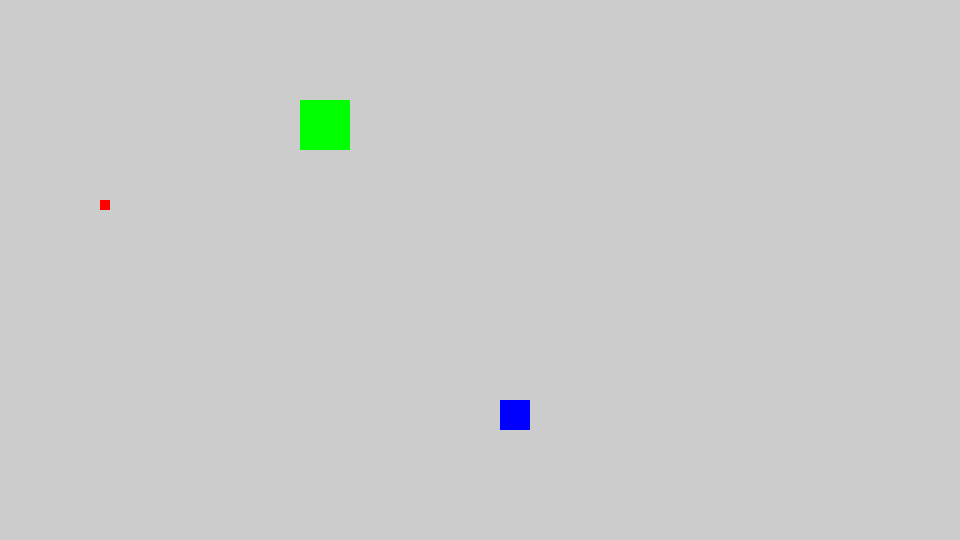
Frame 1 (no input)
Frame 60 (the mouse pressed at the canvas centre just before this capture): identical to frame 1, image omitted
Frame 120 (the mouse held since frame 60 and released just before this capture): identical to frame 1, image omitted

The Processing sketch that drew this single still picture (run headless with seeded random() and noise(); from frame 60 on, the mouse is pressed at the canvas centre):

// Processing sketch: classe_multiple
// ── classe_multiple.pde
/*
 Exemple de classe de type bouton.
 Trois instances de la classe sont créées.
 
 Auteur : Jean-Maxime Couillard
 Licence : 
 Syntaxe : Processing version 3.0b5
*/


Carre monCarre1;
Carre monCarre2;
Carre monCarre3;

void setup() {
  size(960,540);
  
  // Création d'une instance de Carre
  color red = color(255,0,0);
  monCarre1 = new Carre(red, 10.0);
  monCarre1.x = 100.0;
  monCarre1.y = 200.0;
  
  // Création d'une autre instance de Carre
  color green = color(0,255,0);
  monCarre2 = new Carre(green, 50.0);
  monCarre2.x = 300.0;
  monCarre2.y = 100.0;
  
  // Création d'une autre instance de Carre
  color blue = color(0,0,255);
  monCarre3 = new Carre(blue, 30.0);
  monCarre3.x = 500.0;
  monCarre3.y = 400.0;
}

void draw() {
  
  // Dessin des carrés
  monCarre1.draw();
  monCarre2.draw();
  monCarre3.draw();
}
// ── Carre.pde
class Carre {

  // Définition des variables contenus dans la classe
  float x = 0.0;
  float y = 0.0;
  float s;
  color c;

  // Constructeur (appelé lorsqu'on utilise le mot-clé new)
  Carre(color couleur, float size) {
    c = couleur;
    s = size;
  }

  // Fonction personnalisée, que l'on doit appeler manuellement
  void draw() {
    noStroke();
    fill(c);
    rect(x, y, s, s);
  }
}
